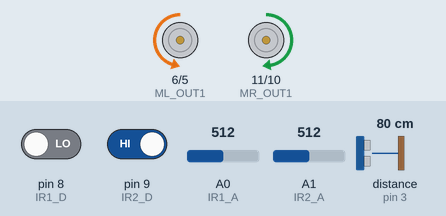
A sketch run on a simulated Arduino Uno, built with avr-gcc and run on an emulated ATmega328P. Shown: motor-driver pin pairs drawn as motors (green arrow = first pin HIGH = forward, orange = second pin HIGH = backward, longer = more drive). Wiring (inferred from the names in the program): ultrasonic range finder: trigger pin 7; echo pin 3. The test bench sets the inputs (shaded band); at power-on: distance to the obstacle (sensor on pin 3) 80 cm, pin 9 (IR2_D) HIGH, pin 8 (IR1_D) LOW, A0 (IR1_A) = 512, A1 (IR2_A) = 512. The echo pulse lasts 58.3 µs per cm.

Above: at 1.2 s.
1.3 s: distance to the obstacle (sensor on pin 3) set to 2 cm
At 1.7 s:
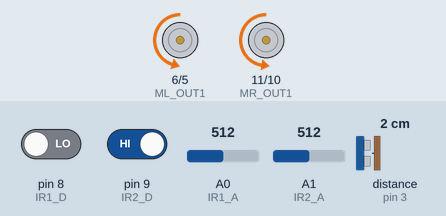
4.3 s: distance to the obstacle (sensor on pin 3) set to 35 cm
At 5.6 s:
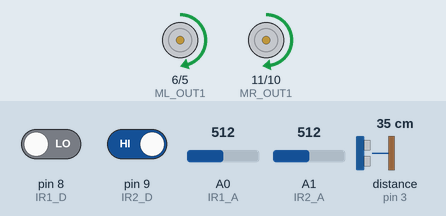
7.3 s: distance to the obstacle (sensor on pin 3) set to 4 cm
At 7.7 s:
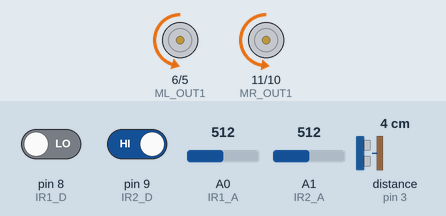
10.3 s: pin 9 (IR2_D) driven LOW
13.3 s: pin 9 (IR2_D) driven HIGH
Timing chart, 0 to 17.3 s (numbered marks = the images above; inputs shaded):
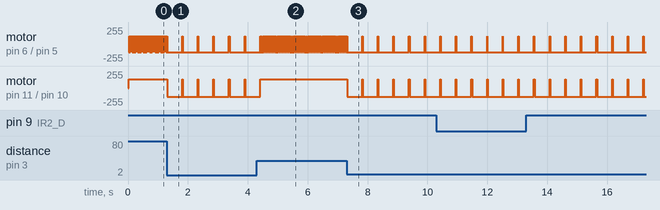

The sketch:

finalcode.ino
```cpp
void moveForward();
void moveBackward();
void moveRight();
void moveLeft();
void stopMotors();
int getDistance();
int threshold = 10;

const int ML_OUT1 = 6; // left motor IN1
const int ML_OUT2 = 5; // left motor IN2
const int MR_OUT1 = 11; // right motor IN2
const int MR_OUT2 = 10; // right motor IN1

const int trigPin = 7;
const int echoPin = 3;

const int IR1_A = A0; // analog input IR left
const int IR1_D = 8; // digital input IR left
double A0_Voltage;

const int IR2_A = A1; // analog input IR right
const int IR2_D = 9; // digital input IR right
double A1_Voltage;

const int obstacleThreshold = 20; // Distance in centimeters

#define White 0
#define Black 1

void setup() {
  // Set motor control pins to outputs
  pinMode(ML_OUT1, OUTPUT);
  pinMode(ML_OUT2, OUTPUT);
  pinMode(MR_OUT1, OUTPUT);
  pinMode(MR_OUT2, OUTPUT);

  // Set up ultrasonic sensor pins
  pinMode(trigPin, OUTPUT);
  pinMode(echoPin, INPUT);

  pinMode(IR1_A, INPUT);
  pinMode(IR1_D, INPUT);

  pinMode(IR2_A, INPUT);
  pinMode(IR2_D, INPUT);

  getDistance();
  delay(10);
  // Initialize serial communication for debugging
  Serial.begin(9600);
}

int valueIR1_A;
bool valueIR1_D;
int valueIR2_A;
bool valueIR2_D;

void moveRight() {
  // Function to make the robot move forward
  analogWrite(ML_OUT1, 120);
  analogWrite(ML_OUT2, 0);
  analogWrite(MR_OUT1, 128);
  analogWrite(MR_OUT2, 0);
}

void moveLeft() {
  // Function to make the robot move forward
  analogWrite(ML_OUT1, 0);
  analogWrite(ML_OUT2, 120);
  analogWrite(MR_OUT1, 0);
  analogWrite(MR_OUT2, 128);
}

void moveBackward() {
  // Function to avoid the obstacle by turning
  analogWrite(ML_OUT1, 120);
  analogWrite(ML_OUT2, 0);
  analogWrite(MR_OUT1, 0);
  analogWrite(MR_OUT2, 128);
}

void moveForward() {
  // Function to avoid the obstacle by turning
  analogWrite(ML_OUT1, 0);
  analogWrite(ML_OUT2, 120);
  analogWrite(MR_OUT1, 128);
  analogWrite(MR_OUT2, 0);
}

void stopMotors() {
  // Function to stop both motors
  analogWrite(ML_OUT1, 0);
  analogWrite(ML_OUT2, 0);
  analogWrite(MR_OUT1, 0);
  analogWrite(MR_OUT2, 0);
}

void avoidObstacle() {
  moveLeft();
  delay(500);
}

int getDistance() {
  // Function to get distance from ultrasonic sensor
  digitalWrite(trigPin, LOW);
  delayMicroseconds(2);
  digitalWrite(trigPin, HIGH);
  delayMicroseconds(10);
  digitalWrite(trigPin, LOW);
  long duration = pulseIn(echoPin, HIGH);
  int distance = duration * 0.0343 / 2;
  return distance;
}


void loop() {
  // Read IR sensor values
  int distance = getDistance();
  int valueIR1_A = analogRead(IR1_A);
  bool valueIR1_D = digitalRead(IR1_D);
  A0_Voltage = (double)(valueIR1_A * (double)5 / 1024);

  int valueIR2_A = analogRead(IR2_A);
  bool valueIR2_D = digitalRead(IR2_D);
  A1_Voltage = (double)(valueIR2_A * (double)5 / 1024);

  //analogWrite(ML_OUT1, 0); //2r
  //analogWrite(ML_OUT2, 92); //1r
  //analogWrite(MR_OUT1, 128); //3l
  //analogWrite(MR_OUT2, 0); //4l

  // Check for obstacle and adjust robot's movement

  int frontDistance = getDistance(); // Distance in front of the robot

 if (distance < obstacleThreshold) {
    avoidObstacle();
  } else {
    // Continue forward if no obstacle detected
    moveForward();
  }

  if (frontDistance > threshold) {
    moveForward();
  } else {
      moveRight();
    }
  delay(10);

  if (valueIR1_D == Black && valueIR2_D == White){ //1=left 2=right
  moveLeft();
  }
  else if (valueIR1_D == White && valueIR2_D == Black){ //moveforward
  moveRight();
  }
  else if (valueIR1_D == White && valueIR2_D == White){ //avoidObstacle
  moveForward();
  }
  else if (valueIR1_D == Black && valueIR2_D == Black){ //avoidObstacle
  moveLeft();
  }
  else if (distance < obstacleThreshold)
  moveLeft();
  else {
  stopMotors();
  }
  delay(10);

}
```

Measured:
- after the input at 1.3 s, motor on pin 6 (ML_OUT1) / pin 5 (ML_OUT2): alternates forward 120/255 for 0.02 s and backward 120/255 for 0.50 s, starting after 0.51 s; motor on pin 11 (MR_OUT1) / pin 10 (MR_OUT2): alternates forward 128/255 for 0.02 s and backward 128/255 for 0.50 s, starting at once
- after the input at 4.3 s, motor on pin 6 (ML_OUT1) / pin 5 (ML_OUT2): alternates forward 120/255 for 0.02 s and backward 120/255 for 0.01 s, starting after 0.15 s; motor on pin 11 (MR_OUT1) / pin 10 (MR_OUT2): goes on until 4.4 s, then stays forward 128/255
- after the input at 7.3 s, motor on pin 6 (ML_OUT1) / pin 5 (ML_OUT2): alternates forward 120/255 for 0.02 s and backward 120/255 for 0.50 s, starting after 0.52 s; motor on pin 11 (MR_OUT1) / pin 10 (MR_OUT2): alternates forward 128/255 for 0.02 s and backward 128/255 for 0.50 s, starting at once
- by itself, motor on pin 6 (ML_OUT1) / pin 5 (ML_OUT2): alternates forward 120/255 for 0.02 s and backward 120/255 for 0.01 s
